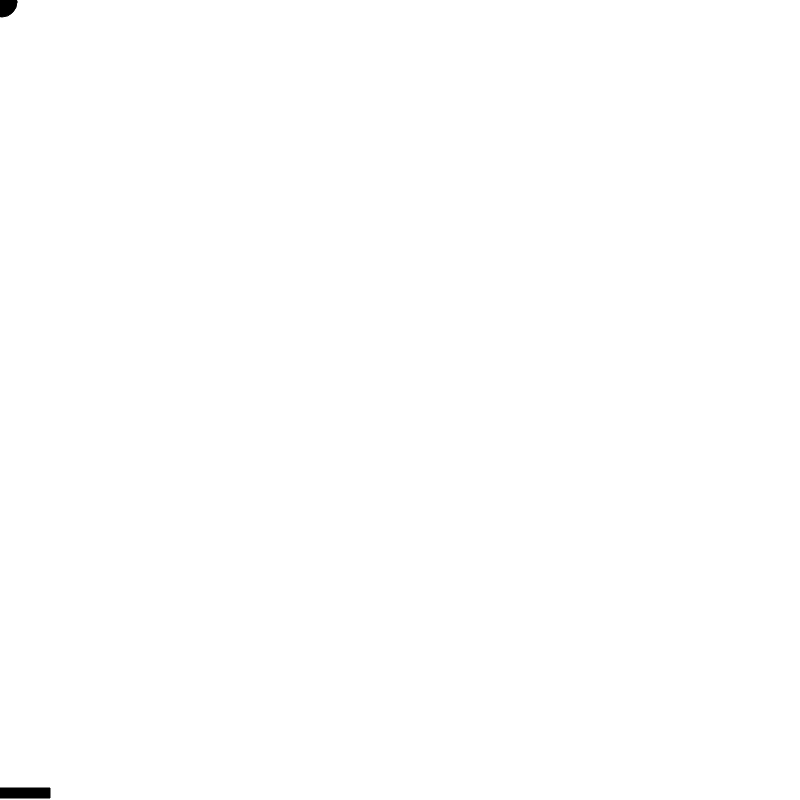
Frame 1 (no input)
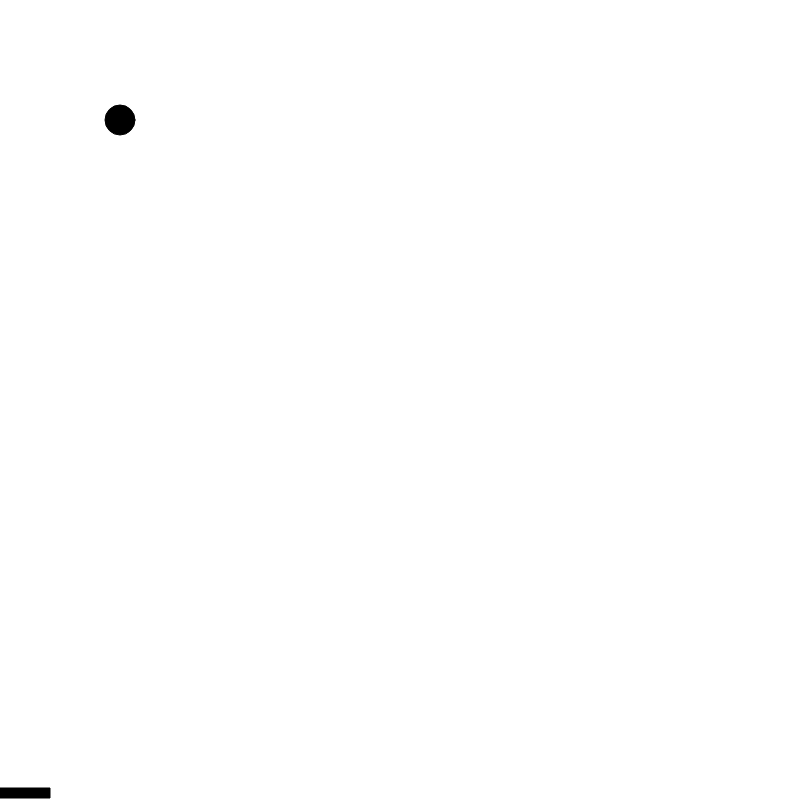
Frame 60 (no input)
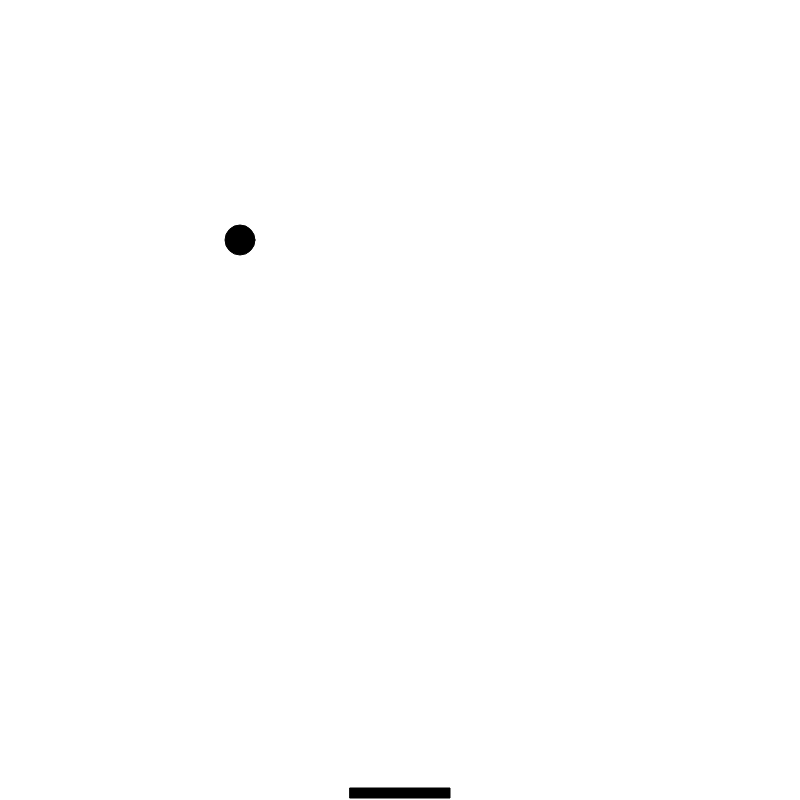
Frame 120 (the mouse pressed at the canvas centre since frame 60)

The p5.js sketch that drew these frames (run headless with seeded random() and noise() and a simulated clock; from frame 60 on, the mouse is pressed at the canvas centre):

// p5.js sketch
// ── sketch.js
const gameHeight = 800
const gameWidth = 800

let breakout =  new Breakout(gameWidth, gameHeight);

function setup() {
    breakout.addBall(0, 0)
    createCanvas(gameWidth, gameHeight);
}

function draw() {
    background(255);
    breakout.gameLoop()
    breakout.draw()
}
// ── game.js
class Breakout {
    constructor(width, height) {
        this.height = height;
        this.width = width;

        // Hold Balls Classes here.
        this.balls = []
        this.board = new Board(0)
        this.board.game = this;
    }

    // Draw The Game
    draw() {
        // Loop through all the balls and draw them.
        for (let ball of this.balls) {
            ball.draw()

        }

        // Draw The Board
        this.board.draw()
    }

    // add ball 
    addBall(x, y, xv = 2, yv = 2) {
        let newBall = new Ball(x, y, xv, yv);
        newBall.game = this;
        this.balls.push(newBall)
    }

    // gameloop 
    gameLoop() {
        // Loop through all the balls and step them.
        for (let ball of this.balls) {
            ball.step()
        }

        // step through board 
        this.board.step()
    }
}

class Ball {
    constructor(x, y, xv, yv) {
        this.ballSize = 30;
        this.x = x; // ball x pos
        this.y = y; // ball y pos

        this.xv = xv; // ball x velocity (px per frame)
        this.yv = yv; // ball y velocity 
    }

    // step the ball state farther
    step() {
        if (!this.game) throw new Error("Game Class Is required.")
        this.x += this.xv
        this.y += this.yv
    }

    // Draw The Circle
    draw() {
        fill(0)
        circle(this.x, this.y, this.ballSize)
    }

}


class Board {
    constructor(pos, mode = "single") {
        this.pos = pos;
        this.mode = mode;
        this.length = 100;
        this.width = 10;
    }

    step() {
        if (!this.game) throw new Error("Game Class Is required.")
        this.pos = mouseX -  (this.length/2)
    }

    draw() {
        fill(0)
        rect(this.pos, height - (this.width + 2), this.length, this.width);
    }
}
